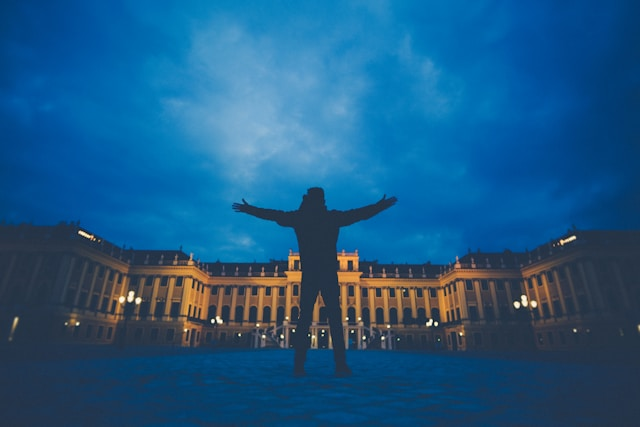
#> input picture image.jpg, 640 x 427 px
$ python 2d.py
#> lines starting #> are read from the running program, lines starting #| are printed output that depends on the picture; after the words box and inside, x2 and y2 are one past the last pixel; in counts of white or black regions, pixels touching at a corner belong together
import cv2

# Load an image (in grayscale)
img = cv2.imread('image.jpg', cv2.IMREAD_GRAYSCALE)
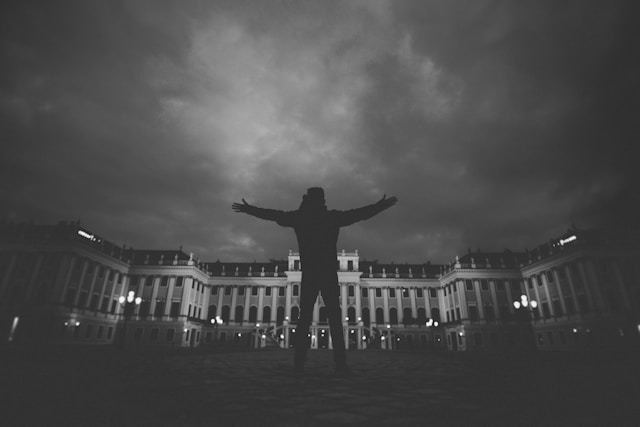
#> img: shape (427, 640); min 11, max 255, mean 76

# Apply thresholding
_, thresholded_img = cv2.threshold(img, 127, 255, cv2.THRESH_BINARY)
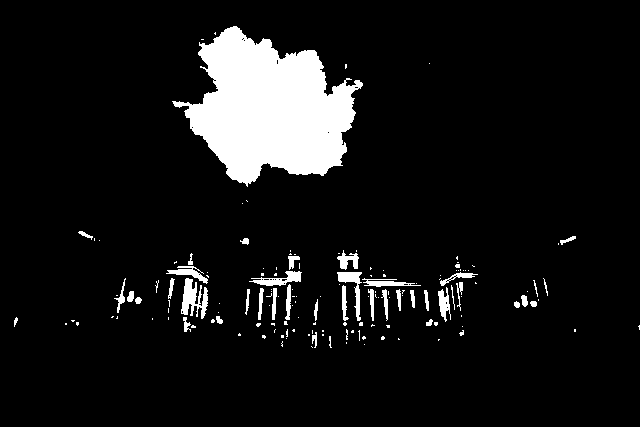
#> thresholded_img: shape (427, 640); 8.3% white; 157 white regions (115 under 20 px), largest, box (x1, y1, x2, y2) and area: (172, 26, 363, 187) 17659, (181, 278, 208, 319) 603, (337, 272, 362, 321) 382

# Display the thresholded image
cv2.imshow('Thresholded Image', thresholded_img)
cv2.waitKey(0)
cv2.destroyAllWindows()
